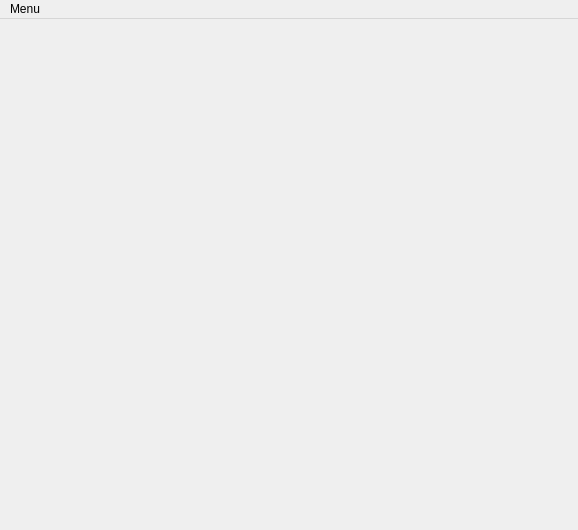
<?xml version="1.0" encoding="UTF-8"?>
<ui version="4.0">
 <class>MainWindow</class>
 <widget class="QMainWindow" name="MainWindow">
  <property name="geometry">
   <rect>
    <x>0</x>
    <y>0</y>
    <width>578</width>
    <height>530</height>
   </rect>
  </property>
  <property name="windowTitle">
   <string>MainWindow</string>
  </property>
  <widget class="QWidget" name="centralwidget">
   <property name="styleSheet">
    <string notr="true">display: flex;
align-items: center;
justify-content: center;</string>
   </property>
   <widget class="QStackedWidget" name="stackedWidget">
    <property name="geometry">
     <rect>
      <x>0</x>
      <y>0</y>
      <width>580</width>
      <height>508</height>
     </rect>
    </property>
    <property name="currentIndex">
     <number>1</number>
    </property>
    <widget class="QWidget" name="page"/>
    <widget class="QWidget" name="page_2"/>
   </widget>
  </widget>
  <widget class="QMenuBar" name="menubar">
   <property name="geometry">
    <rect>
     <x>0</x>
     <y>0</y>
     <width>578</width>
     <height>22</height>
    </rect>
   </property>
   <widget class="QMenu" name="menuMenu">
    <property name="title">
     <string>Menu</string>
    </property>
    <addaction name="actionCadastrar_novo_cliente"/>
    <addaction name="actionListar_clientes_existentes"/>
    <addaction name="actionSair"/>
   </widget>
   <addaction name="menuMenu"/>
  </widget>
  <action name="actionCadastrar_novo_cliente">
   <property name="text">
    <string>Cadastrar novo cliente</string>
   </property>
  </action>
  <action name="actionListar_clientes_existentes">
   <property name="text">
    <string>Listar clientes existentes</string>
   </property>
  </action>
  <action name="actionSair">
   <property name="text">
    <string>Sair</string>
   </property>
  </action>
 </widget>
 <resources/>
 <connections/>
</ui>
